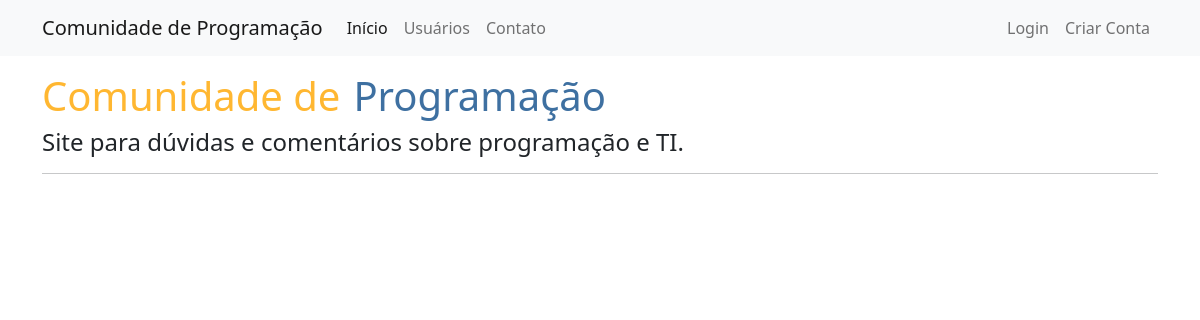
Before: / with the older database file.
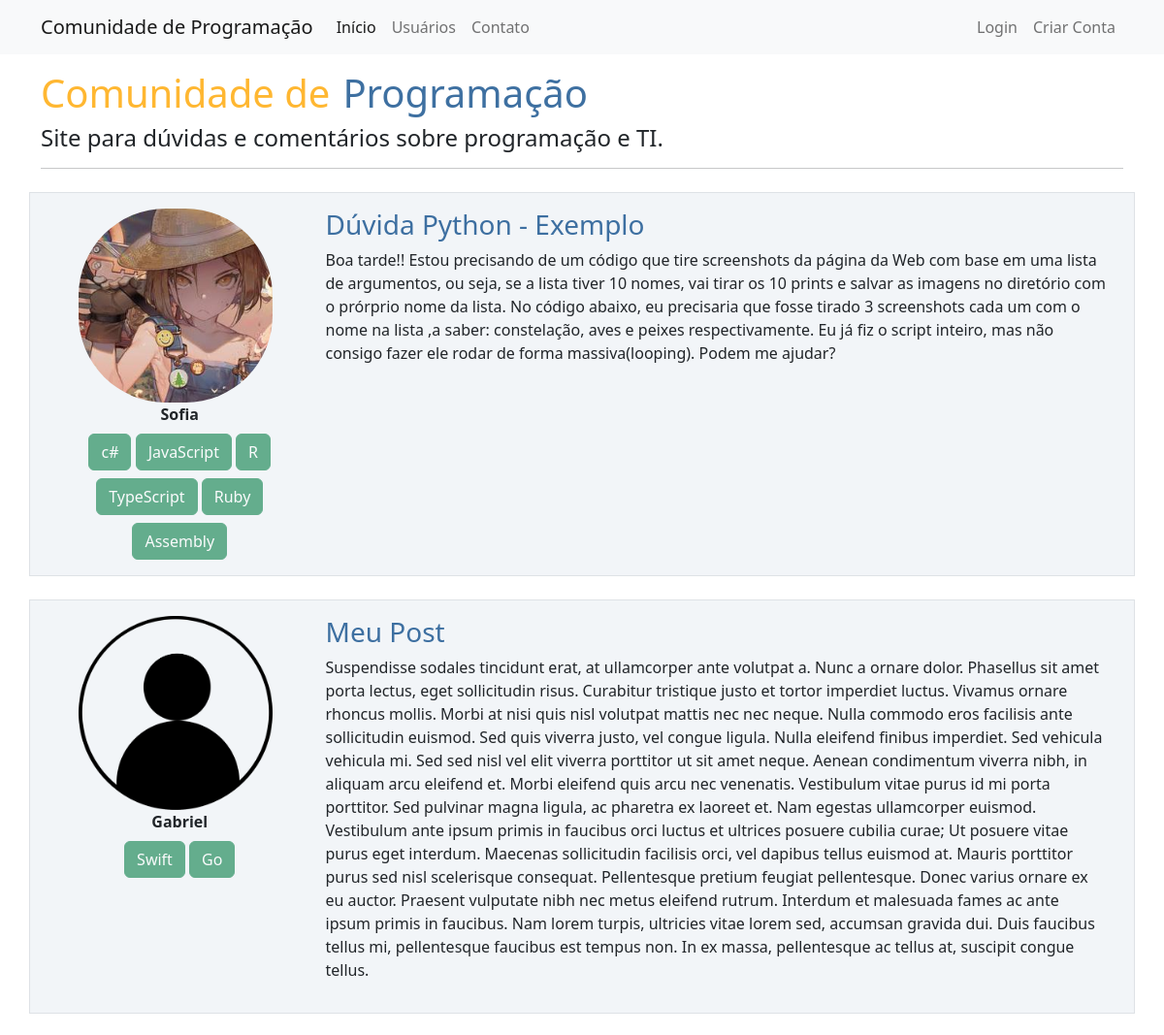
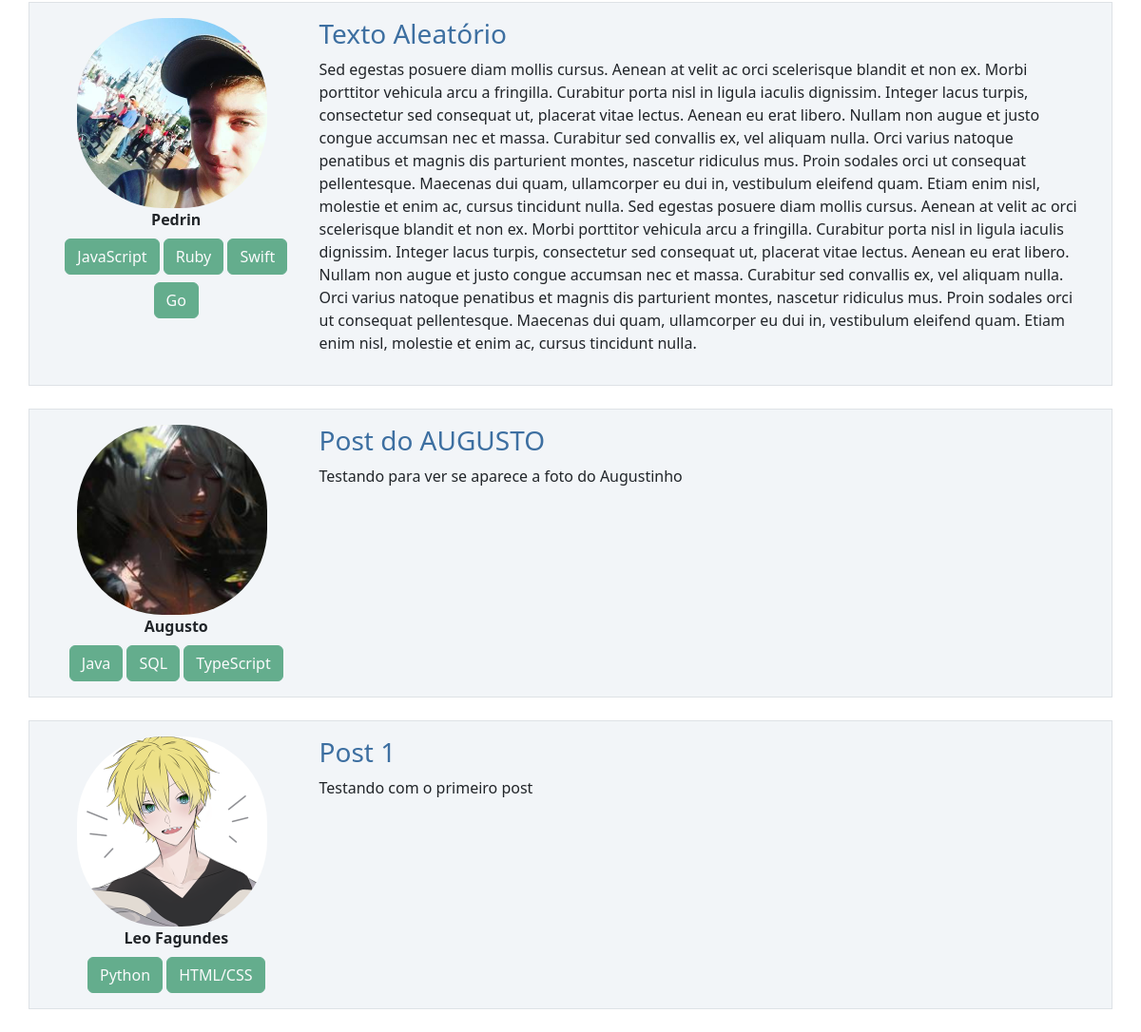
After: the same page with the newer database file (2 pictures, top to bottom).
### comunidadeprogs/models.py (models this page shows, shortened)
class Post(database.Model):
    id = database.Column(database.Integer, primary_key=True)
    titulo = database.Column(database.String, nullable=False)
    corpo = database.Column(database.Text, nullable=False)
    data_criacao = database.Column(database.DateTime, nullable=False, default=datetime.utcnow)
    id_usuario = database.Column(database.Integer, database.ForeignKey('usuario.id'), nullable=False)

class Usuario(database.Model, UserMixin):
    id = database.Column(database.Integer, primary_key=True)
    username = database.Column(database.String, nullable=False, unique=True)
    email = database.Column(database.String, nullable=False, unique=True)
    senha = database.Column(database.String, nullable=False)
    foto_perfil = database.Column(database.String, default='default.jpg')
    posts = database.relationship('Post', backref='autor', lazy=True)
    linguagens = database.Column(database.String, nullable=False, default='Não Informado')

### comunidadeprogs/routes.py (the view)
@app.route('/')
def home():
    posts = Post.query.order_by(Post.id).all()
    posts = posts[::-1]
    return render_template('home.html', posts=posts)

### comunidadeprogs/templates/home.html
{% extends 'base.html' %}
{% block body %}
        <div class="container mt-3 mb-4">
                <div class="d-flex"><h1 style="color: rgba(255, 166, 0, 0.808);">Comunidade de </h1><h1 style="color: rgba(40, 96, 150, 0.897); margin-left: 13px;">Programação</h1></div>
                <h4>Site para dúvidas e comentários sobre programação e TI.</h4>
                <hr>
                {% for post in posts %}
                        <div class="row border mt-4 p-3 meupost d-flex flex-wrap justify-content-around">
                                <div class="col col-3">
                                        <div class="image pe-2 d-flex justify-content-center">
                                                <img src="../static/fotos_perfil/{{post.autor.foto_perfil }}" id="img_perfil" width="200">
                                        </div>
                                        <strong class="d-flex justify-content-center">{{ post.autor.username }}</strong>
                                        <div class="row justify-content-center">
                                                <div class="col w-100" style="text-align: center; max-width: 600px;">
                                                        {% if post.autor.linguagens == '' %}
                                                                <button type="button" class="btn btn-success mt-2" disabled>{{ 'Não Informado' }}</button>
                                                        {% else %}
                                                                {% for linguagem in post.autor.linguagens.split(';') %}
                                                                        <button type="button" class="btn btn-success mt-2" disabled>{{ linguagem }}</button>
                                                                {% endfor %}
                                                        {% endif %}
                                                </div>
                                        </div>
                                </div>
                                <div class="col col-9">
                                        <a class="link_titulo" style="text-decoration: none; color: rgba(40, 96, 150, 0.897);" href="{{ url_for('exibir_post', post_id=post.id) }}"><h3>{{ post.titulo }}</h3></a>
                                        <p>{{ post.corpo }}</p>
                                </div>
                        </div>
                {% endfor %}
        </div>
{% endblock %}

### comunidadeprogs/templates/base.html (shortened to what this page needs)
<!DOCTYPE html>
<html lang="pt-br">
    <head>
        <link href="https://cdn.jsdelivr.net/npm/bootstrap@5.2.1/dist/css/bootstrap.min.css" rel="stylesheet" />
        <link rel="stylesheet" type="text/css" href=" {{url_for('static', filename='main.css')}} "/>
    </head>
    <body>
        {% include 'navbar.html' %}
        {% block body %}
        {% endblock %}
    </body>
</html>

### comunidadeprogs/templates/navbar.html (shortened to what this page needs)
<nav class="navbar navbar-expand-lg bg-light">
  <div class="container-fluid container">
    <a class="navbar-brand" href="{{ url_for('home') }}">Comunidade de Programação</a>
    <div class="collapse navbar-collapse" id="navbarSupportedContent">
    {% if request.path == url_for('home') %}
      <ul class="navbar-nav me-auto mb-2 mb-lg-0">
        <li class="nav-item">
          <a class="nav-link active" aria-current="page" href="{{ url_for('home') }}">Início</a>
        </li>
        <li class="nav-item">
          <a class="nav-link" href="{{ url_for('usuarios') }}">Usuários</a>
        </li>
        <li class="nav-item">
          <a class="nav-link" href="{{ url_for('contato') }}">Contato</a>
        </li>
      </ul>
      <ul class="navbar-nav d-flex">
        {% if current_user.is_authenticated %}
          <li class="nav-item">
            <a class="nav-link" href="{{ url_for('criar_post') }}">Criar Post</a>
          </li>
          <li class="nav-item">
            <a class="nav-link" href="{{ url_for('perfil') }}">Meu Perifl</a>
          </li>
          <li class="nav-item">
            <a class="nav-link" href="{{ url_for('sair') }}">Sair</a>
          </li>
        {% else %}
          <li class="nav-item">
            <a class="nav-link" href="{{ url_for('login') }}">Login</a>
          </li>
          <li class="nav-item">
            <a class="nav-link" href="{{ url_for('login') }}">Criar Conta</a>
          </li>
        {% endif %}
    {% endif %}
      </ul>
    </div>
  </div>
</nav>

### comunidadeprogs/static/main.css (style rules this page uses)
#img_perfil { object-fit: cover; height: 200px; border-radius: 90px; }
.meupost { background: #f2f5f8; min-width: 800px; }

Changed rows visible on the page:
added Post: autor.foto_perfil (picture), autor.username "Sofia", linguagem "c#" "JavaScript" "R" "TypeScript" "Ruby" "Assembly", titulo "Dúvida Python - Exemplo", corpo "Boa tarde!! Estou precisando de um código que tire screenshots da página da Web com base em uma lista de argumentos, ou seja, se a lista tiver 10 nomes, vai tirar os 10 prints e salvar as imagens no diretório com o prórprio nome da lista. No código abaixo, eu precisaria que fosse tirado 3 screenshots cada um com o nome na lista ,a saber: constelação, aves e peixes respectivamente. Eu já fiz o script inteiro, mas não consigo fazer ele rodar de forma massiva(looping). Podem me ajudar?"
added Post: autor.foto_perfil (placeholder picture), autor.username "Gabriel", linguagem "Swift" "Go", titulo "Meu Post", corpo "Suspendisse sodales tincidunt erat, at ullamcorper ante volutpat a. Nunc a ornare dolor. Phasellus sit amet porta lectus, eget sollicitudin risus. Curabitur tristique justo et tortor imperdiet luctus. Vivamus ornare rhoncus mollis. Morbi at nisi quis nisl volutpat mattis nec nec neque. Nulla commodo eros facilisis ante sollicitudin euismod. Sed quis viverra justo, vel congue ligula. Nulla eleifend finibus imperdiet. Sed vehicula vehicula mi. Sed sed nisl vel elit viverra porttitor ut sit amet neque. Aenean condimentum viverra nibh, in aliquam arcu eleifend et. Morbi eleifend quis arcu nec venenatis. Vestibulum vitae purus id mi porta porttitor. Sed pulvinar magna ligula, ac pharetra ex…"
added Post: autor.foto_perfil (picture), autor.username "Pedrin", linguagem "JavaScript" "Ruby" "Swift" "Go", titulo "Texto Aleatório", corpo "Sed egestas posuere diam mollis cursus. Aenean at velit ac orci scelerisque blandit et non ex. Morbi porttitor vehicula arcu a fringilla. Curabitur porta nisl in ligula iaculis dignissim. Integer lacus turpis, consectetur sed consequat ut, placerat vitae lectus. Aenean eu erat libero. Nullam non augue et justo congue accumsan nec et massa. Curabitur sed convallis ex, vel aliquam nulla. Orci varius natoque penatibus et magnis dis parturient montes, nascetur ridiculus mus. Proin sodales orci ut consequat pellentesque. Maecenas dui quam, ullamcorper eu dui in, vestibulum eleifend quam. Etiam enim nisl, molestie et enim ac, cursus tincidunt nulla. Sed egestas posuere diam mollis cursus. Aenean…"
added Post: autor.foto_perfil (picture), autor.username "Augusto", linguagem "Java" "SQL" "TypeScript", titulo "Post do AUGUSTO", corpo "Testando para ver se aparece a foto do Augustinho"
added Post: autor.foto_perfil (picture), autor.username "Leo Fagundes", linguagem "Python" "HTML/CSS", titulo "Post 1", corpo "Testando com o primeiro post"
